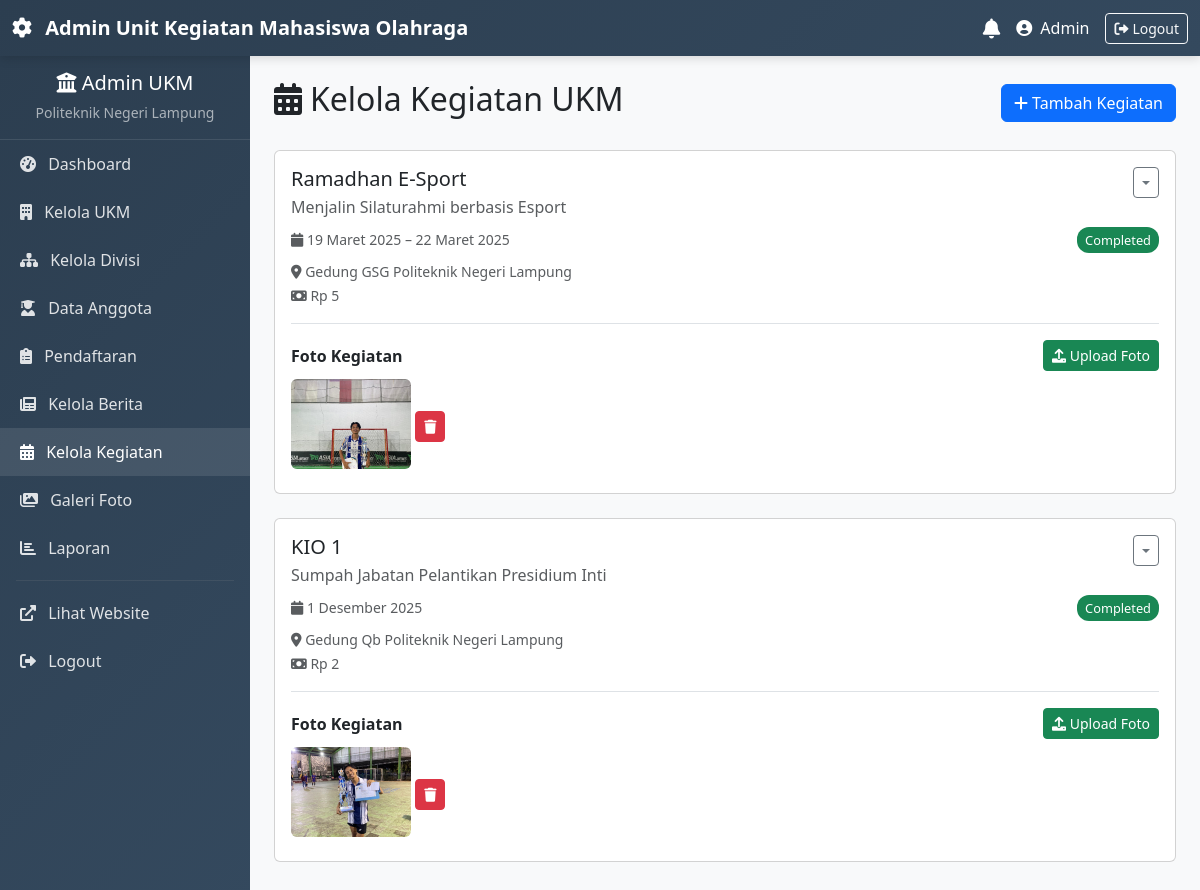
/admin/kelola_kegiatan.php (signed in), run on an earlier commit of the app's database.
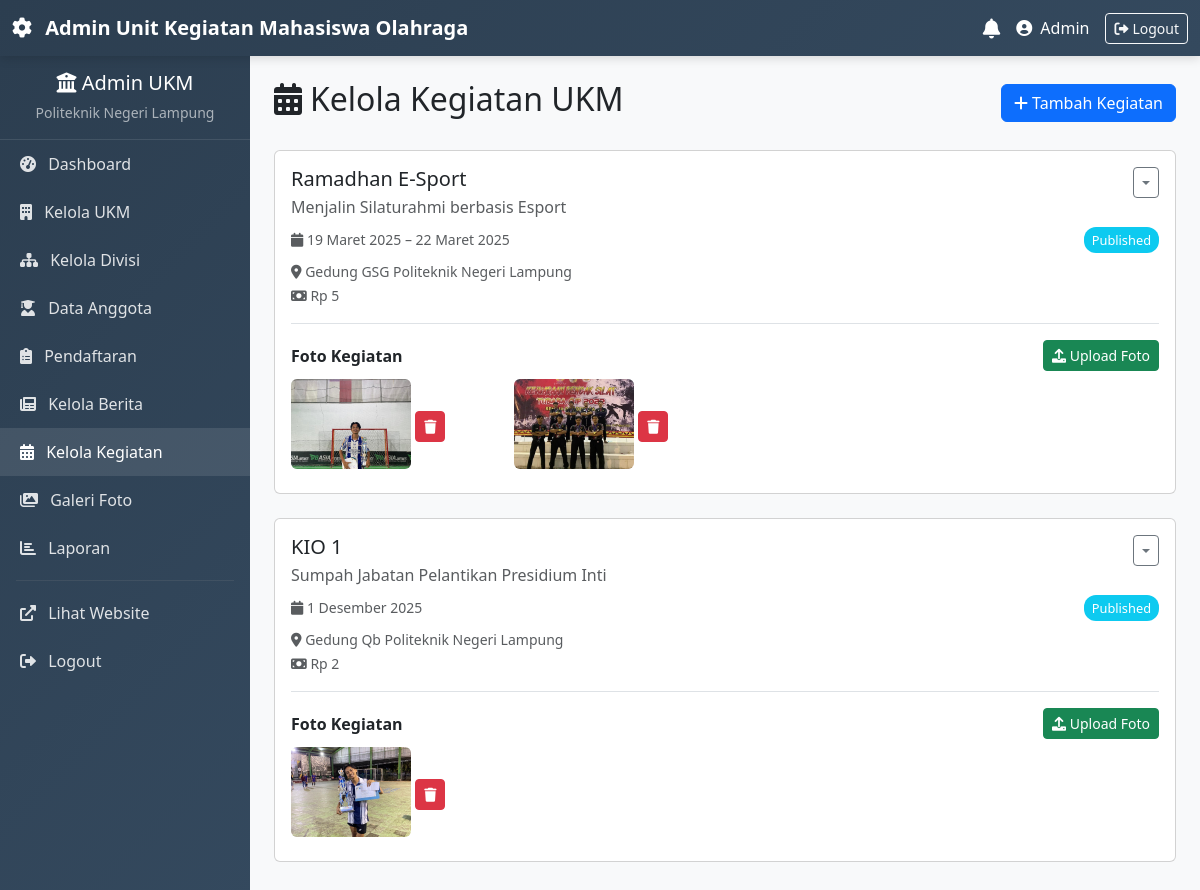
And on a later commit of the database.
### tables this page shows
CREATE TABLE `kegiatan_ukm` (
  `id` int(11) NOT NULL,
  `ukm_id` int(11) NOT NULL,
  `nama_kegiatan` varchar(255) NOT NULL,
  `deskripsi_kegiatan` text DEFAULT NULL,
  `tanggal_mulai` date NOT NULL,
  `tanggal_selesai` date DEFAULT NULL,
  `lokasi` varchar(255) DEFAULT NULL,
  `biaya` decimal(10,2) DEFAULT 0.00,
  `status` enum('draft','published','completed') DEFAULT 'draft',
  `created_at` timestamp NOT NULL DEFAULT current_timestamp()
);

CREATE TABLE `foto_kegiatan` (
  `id` int(11) NOT NULL,
  `kegiatan_id` int(11) NOT NULL,
  `foto` varchar(255) NOT NULL,
  `file_name` varchar(255) NOT NULL,
  `keterangan` varchar(255) DEFAULT NULL,
  `created_at` timestamp NOT NULL DEFAULT current_timestamp()
);

### config/functions.php (called while the page is built, shortened)
<?php
function formatTanggal($tanggal) {
    $bulan = [
        1 => 'Januari', 2 => 'Februari', 3 => 'Maret', 4 => 'April',
        5 => 'Mei', 6 => 'Juni', 7 => 'Juli', 8 => 'Agustus',
        9 => 'September', 10 => 'Oktober', 11 => 'November', 12 => 'Desember'
    ];
    $split = explode('-', date('Y-n-j', strtotime($tanggal)));
    return $split[2] . ' ' . $bulan[(int)$split[1]] . ' ' . $split[0];
}

### admin/kelola_kegiatan.php (the view, shortened to what the changed rows need)
<?php
require_once '../config/functions.php';
$ukm_id = (int)$_SESSION['ukm_id'];
$database = new Database();
$db = $database->getConnection();
$stmt_keg = $db->prepare("SELECT * FROM kegiatan_ukm WHERE ukm_id = ? ORDER BY created_at DESC");
$stmt_keg->execute([$ukm_id]);
$kegiatan_list = $stmt_keg->fetchAll(PDO::FETCH_ASSOC);
?>
<?php include 'layout.php'; ?>
<div class="p-4">
    <div class="d-flex justify-content-between align-items-center mb-4">
        <h2><i class="fas fa-calendar-alt me-2"></i>Kelola Kegiatan UKM</h2>
    </div>
    <?php if (empty($kegiatan_list)): ?>
        <div class="text-center py-5">
            <i class="fas fa-calendar fa-3x text-muted mb-3"></i>
            <h5>Belum ada kegiatan</h5>
            <p class="text-muted">Buat kegiatan pertama Anda.</p>
        </div>
    <?php else: ?>
        <?php foreach ($kegiatan_list as $keg): ?>
            <div class="card mb-4">
                <div class="card-body">
                    <div class="d-flex justify-content-between align-items-start">
                        <div>
                            <h5 class="mb-1"><?= htmlspecialchars($keg['nama_kegiatan']) ?></h5>
                            <p class="text-muted mb-2"><?= htmlspecialchars($keg['deskripsi_kegiatan']) ?></p>
                        </div>
                        <div class="dropdown">
                            <button class="btn btn-sm btn-outline-secondary dropdown-toggle" type="button" data-bs-toggle="dropdown"></button>
                        </div>
                    </div>
                    <div class="row mb-2">
                        <div class="col-md-6">
                            <small class="text-muted">
                                <i class="fas fa-calendar"></i>
                                <?= formatTanggal($keg['tanggal_mulai']) ?>
                                <?php if (!empty($keg['tanggal_selesai']) && $keg['tanggal_selesai'] !== $keg['tanggal_mulai']): ?>
                                    – <?= formatTanggal($keg['tanggal_selesai']) ?>
                                <?php endif; ?>
                            </small>
                        </div>
                        <div class="col-md-6 text-md-end">
                            <span class="status-badge bg-<?=
                                $keg['status'] === 'completed' ? 'success' :
                                ($keg['status'] === 'published' ? 'info' : 'secondary')
                            ?> text-white">
                                <?= ucfirst($keg['status']) ?>
                            </span>
                        </div>
                    </div>
                    <?php if (!empty($keg['lokasi'])): ?>
                        <small class="text-muted"><i class="fas fa-map-marker-alt"></i> <?= htmlspecialchars($keg['lokasi']) ?></small>
                    <?php endif; ?>
                    <?php if ($keg['biaya'] > 0): ?>
                        <br><small class="text-muted"><i class="fas fa-money-bill"></i> Rp <?= number_format($keg['biaya'], 0, ',', '.') ?></small>
                    <?php endif; ?>
                    <div class="mt-3 pt-3 border-top">
                        <div class="d-flex justify-content-between align-items-center mb-2">
                            <strong>Foto Kegiatan</strong>
                            <button class="btn btn-sm btn-success" data-bs-toggle="modal" data-bs-target="#modalUploadFoto"
                                    onclick="document.getElementById('kegiatan_id_foto').value = <?= (int)$keg['id'] ?>">
                                <i class="fas fa-upload"></i> Upload Foto
                            </button>
                        </div>
                        <?php
                        $stmt_foto = $db->prepare("SELECT * FROM foto_kegiatan WHERE kegiatan_id = ? ORDER BY id ASC");
                        $stmt_foto->execute([$keg['id']]);
                        $foto_list = $stmt_foto->fetchAll(PDO::FETCH_ASSOC);
                        ?>
                        <?php if (empty($foto_list)): ?>
                            <p class="text-muted">Belum ada foto.</p>
                        <?php else: ?>
                            <div class="row">
                                <?php foreach ($foto_list as $foto): ?>
                                    <div class="col-md-3 mb-2">
                                        <img src="../uploads/kegiatan/<?= htmlspecialchars($foto['foto']) ?>" class="foto-thumb" alt="Foto">
                                        <a href="?hapus_foto=<?= $foto['id'] ?>" class="btn btn-danger btn-sm mt-1"
                                           onclick="return confirm('Hapus foto ini?')">
                                            <i class="fas fa-trash"></i>
                                        </a>
                                    </div>
                                <?php endforeach; ?>
                            </div>
                        <?php endif; ?>
                    </div>
                </div>
            </div>
        <?php endforeach; ?>
    <?php endif; ?>
</div>
<?php include 'footer.php'; ?>

What changed in the data, as far as the page shows it:
changed kegiatan_ukm "Ramadhan E-Sport": status "Completed" → "Published"
added foto_kegiatan: foto (picture), shown under kegiatan_ukm "Ramadhan E-Sport"
changed kegiatan_ukm "KIO 1": status "Completed" → "Published"
